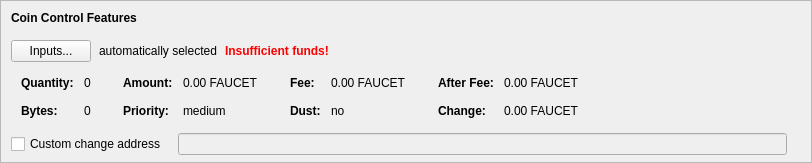
    <widget class="QFrame" name="frameCoinControl">
     <property name="sizePolicy">
      <sizepolicy hsizetype="Expanding" vsizetype="Expanding">
       <horstretch>0</horstretch>
       <verstretch>0</verstretch>
      </sizepolicy>
     </property>
     <property name="maximumSize">
      <size>
       <width>16777215</width>
       <height>16777215</height>
      </size>
     </property>
     <property name="frameShape">
      <enum>QFrame::StyledPanel</enum>
     </property>
     <property name="frameShadow">
      <enum>QFrame::Sunken</enum>
     </property>
     <layout class="QVBoxLayout" name="verticalLayoutCoinControl2">
      <property name="spacing">
       <number>0</number>
      </property>
      <property name="leftMargin">
       <number>0</number>
      </property>
      <property name="topMargin">
       <number>0</number>
      </property>
      <property name="rightMargin">
       <number>0</number>
      </property>
      <property name="bottomMargin">
       <number>6</number>
      </property>
      <item>
       <layout class="QVBoxLayout" name="verticalLayoutCoinControl" stretch="0,0,0,0,1">
        <property name="spacing">
         <number>0</number>
        </property>
        <property name="leftMargin">
         <number>10</number>
        </property>
        <property name="topMargin">
         <number>10</number>
        </property>
        <item>
         <layout class="QHBoxLayout" name="horizontalLayoutCoinControl1">
          <property name="bottomMargin">
           <number>15</number>
          </property>
          <item>
           <widget class="QLabel" name="labelCoinControlFeatures">
            <property name="sizePolicy">
             <sizepolicy hsizetype="Preferred" vsizetype="Maximum">
              <horstretch>0</horstretch>
              <verstretch>0</verstretch>
             </sizepolicy>
            </property>
            <property name="font">
             <font>
              <weight>75</weight>
              <bold>true</bold>
             </font>
            </property>
            <property name="styleSheet">
             <string notr="true">font-weight:bold;</string>
            </property>
            <property name="text">
             <string>Coin Control Features</string>
            </property>
           </widget>
          </item>
         </layout>
        </item>
        <item>
         <layout class="QHBoxLayout" name="horizontalLayoutCoinControl2" stretch="0,0,0,0">
          <property name="spacing">
           <number>8</number>
          </property>
          <property name="bottomMargin">
           <number>10</number>
          </property>
          <item>
           <widget class="QPushButton" name="pushButtonCoinControl">
            <property name="styleSheet">
             <string notr="true"/>
            </property>
            <property name="text">
             <string>Inputs...</string>
            </property>
            <property name="autoDefault">
             <bool>false</bool>
            </property>
           </widget>
          </item>
          <item>
           <widget class="QLabel" name="labelCoinControlAutomaticallySelected">
            <property name="text">
             <string>automatically selected</string>
            </property>
            <property name="margin">
             <number>5</number>
            </property>
           </widget>
          </item>
          <item>
           <widget class="QLabel" name="labelCoinControlInsuffFunds">
            <property name="font">
             <font>
              <weight>75</weight>
              <bold>true</bold>
             </font>
            </property>
            <property name="styleSheet">
             <string notr="true">color:red;font-weight:bold;</string>
            </property>
            <property name="text">
             <string>Insufficient funds!</string>
            </property>
            <property name="margin">
             <number>5</number>
            </property>
           </widget>
          </item>
          <item>
           <spacer name="horizontalSpacerCoinControl">
            <property name="orientation">
             <enum>Qt::Horizontal</enum>
            </property>
            <property name="sizeHint" stdset="0">
             <size>
              <width>40</width>
              <height>1</height>
             </size>
            </property>
           </spacer>
          </item>
         </layout>
        </item>
        <item>
         <widget class="QWidget" name="widgetCoinControl" native="true">
          <property name="sizePolicy">
           <sizepolicy hsizetype="Preferred" vsizetype="Preferred">
            <horstretch>0</horstretch>
            <verstretch>0</verstretch>
           </sizepolicy>
          </property>
          <property name="minimumSize">
           <size>
            <width>0</width>
            <height>0</height>
           </size>
          </property>
          <property name="styleSheet">
           <string notr="true"/>
          </property>
          <layout class="QHBoxLayout" name="horizontalLayoutCoinControl5">
           <property name="leftMargin">
            <number>0</number>
           </property>
           <property name="topMargin">
            <number>0</number>
           </property>
           <property name="rightMargin">
            <number>0</number>
           </property>
           <property name="bottomMargin">
            <number>0</number>
           </property>
           <item>
            <layout class="QHBoxLayout" name="horizontalLayoutCoinControl3" stretch="0,0,0,1">
             <property name="spacing">
              <number>20</number>
             </property>
             <property name="topMargin">
              <number>0</number>
             </property>
             <property name="bottomMargin">
              <number>10</number>
             </property>
             <item>
              <layout class="QFormLayout" name="formLayoutCoinControl1">
               <property name="horizontalSpacing">
                <number>10</number>
               </property>
               <property name="verticalSpacing">
                <number>14</number>
               </property>
               <property name="leftMargin">
                <number>10</number>
               </property>
               <property name="topMargin">
                <number>4</number>
               </property>
               <property name="rightMargin">
                <number>6</number>
               </property>
               <item row="0" column="0">
                <widget class="QLabel" name="labelCoinControlQuantityText">
                 <property name="font">
                  <font>
                   <weight>75</weight>
                   <bold>true</bold>
                  </font>
                 </property>
                 <property name="text">
                  <string>Quantity:</string>
                 </property>
                 <property name="margin">
                  <number>0</number>
                 </property>
                </widget>
               </item>
               <item row="0" column="1">
                <widget class="QLabel" name="labelCoinControlQuantity">
                 <property name="cursor">
                  <cursorShape>IBeamCursor</cursorShape>
                 </property>
                 <property name="contextMenuPolicy">
                  <enum>Qt::ActionsContextMenu</enum>
                 </property>
                 <property name="text">
                  <string notr="true">0</string>
                 </property>
                 <property name="margin">
                  <number>0</number>
                 </property>
                 <property name="textInteractionFlags">
                  <set>Qt::LinksAccessibleByMouse|Qt::TextSelectableByKeyboard|Qt::TextSelectableByMouse</set>
                 </property>
                </widget>
               </item>
               <item row="1" column="0">
                <widget class="QLabel" name="labelCoinControlBytesText">
                 <property name="font">
                  <font>
                   <weight>75</weight>
                   <bold>true</bold>
                  </font>
                 </property>
                 <property name="text">
                  <string>Bytes:</string>
                 </property>
                </widget>
               </item>
               <item row="1" column="1">
                <widget class="QLabel" name="labelCoinControlBytes">
                 <property name="cursor">
                  <cursorShape>IBeamCursor</cursorShape>
                 </property>
                 <property name="contextMenuPolicy">
                  <enum>Qt::ActionsContextMenu</enum>
                 </property>
                 <property name="text">
                  <string notr="true">0</string>
                 </property>
                 <property name="textInteractionFlags">
                  <set>Qt::LinksAccessibleByMouse|Qt::TextSelectableByKeyboard|Qt::TextSelectableByMouse</set>
                 </property>
                </widget>
               </item>
              </layout>
             </item>
             <item>
              <layout class="QFormLayout" name="formLayoutCoinControl2">
               <property name="horizontalSpacing">
                <number>10</number>
               </property>
               <property name="verticalSpacing">
                <number>14</number>
               </property>
               <property name="leftMargin">
                <number>6</number>
               </property>
               <property name="topMargin">
                <number>4</number>
               </property>
               <property name="rightMargin">
                <number>6</number>
               </property>
               <item row="0" column="0">
                <widget class="QLabel" name="labelCoinControlAmountText">
                 <property name="font">
                  <font>
                   <weight>75</weight>
                   <bold>true</bold>
                  </font>
                 </property>
                 <property name="text">
                  <string>Amount:</string>
                 </property>
                 <property name="margin">
                  <number>0</number>
                 </property>
                </widget>
               </item>
               <item row="0" column="1">
                <widget class="QLabel" name="labelCoinControlAmount">
                 <property name="cursor">
                  <cursorShape>IBeamCursor</cursorShape>
                 </property>
                 <property name="contextMenuPolicy">
                  <enum>Qt::ActionsContextMenu</enum>
                 </property>
                 <property name="text">
                  <string notr="true">0.00 FAUCET</string>
                 </property>
                 <property name="textInteractionFlags">
                  <set>Qt::LinksAccessibleByMouse|Qt::TextSelectableByKeyboard|Qt::TextSelectableByMouse</set>
                 </property>
                </widget>
               </item>
               <item row="1" column="0">
                <widget class="QLabel" name="labelCoinControlPriorityText">
                 <property name="font">
                  <font>
                   <weight>75</weight>
                   <bold>true</bold>
                  </font>
                 </property>
                 <property name="text">
                  <string>Priority:</string>
                 </property>
                </widget>
               </item>
               <item row="1" column="1">
                <widget class="QLabel" name="labelCoinControlPriority">
                 <property name="cursor">
                  <cursorShape>IBeamCursor</cursorShape>
                 </property>
                 <property name="contextMenuPolicy">
                  <enum>Qt::ActionsContextMenu</enum>
                 </property>
                 <property name="text">
                  <string notr="true">medium</string>
                 </property>
                 <property name="textInteractionFlags">
                  <set>Qt::LinksAccessibleByMouse|Qt::TextSelectableByKeyboard|Qt::TextSelectableByMouse</set>
                 </property>
                </widget>
               </item>
              </layout>
             </item>
             <item>
              <layout class="QFormLayout" name="formLayoutCoinControl3">
               <property name="horizontalSpacing">
                <number>10</number>
               </property>
               <property name="verticalSpacing">
                <number>14</number>
               </property>
               <property name="leftMargin">
                <number>6</number>
               </property>
               <property name="topMargin">
                <number>4</number>
               </property>
               <property name="rightMargin">
                <number>6</number>
               </property>
               <item row="0" column="0">
                <widget class="QLabel" name="labelCoinControlFeeText">
                 <property name="font">
                  <font>
                   <weight>75</weight>
                   <bold>true</bold>
                  </font>
                 </property>
                 <property name="text">
                  <string>Fee:</string>
                 </property>
                 <property name="margin">
                  <number>0</number>
                 </property>
                </widget>
               </item>
               <item row="0" column="1">
                <widget class="QLabel" name="labelCoinControlFee">
                 <property name="cursor">
                  <cursorShape>IBeamCursor</cursorShape>
                 </property>
                 <property name="contextMenuPolicy">
                  <enum>Qt::ActionsContextMenu</enum>
                 </property>
                 <property name="text">
                  <string notr="true">0.00 FAUCET</string>
                 </property>
                 <property name="textInteractionFlags">
                  <set>Qt::LinksAccessibleByMouse|Qt::TextSelectableByKeyboard|Qt::TextSelectableByMouse</set>
                 </property>
                </widget>
               </item>
               <item row="1" column="0">
                <widget class="QLabel" name="labelCoinControlLowOutputText">
                 <property name="font">
                  <font>
                   <weight>75</weight>
                   <bold>true</bold>
                  </font>
                 </property>
                 <property name="text">
                  <string>Dust:</string>
                 </property>
                </widget>
               </item>
               <item row="1" column="1">
                <widget class="QLabel" name="labelCoinControlLowOutput">
                 <property name="cursor">
                  <cursorShape>IBeamCursor</cursorShape>
                 </property>
                 <property name="contextMenuPolicy">
                  <enum>Qt::ActionsContextMenu</enum>
                 </property>
                 <property name="text">
                  <string notr="true">no</string>
                 </property>
                 <property name="textInteractionFlags">
                  <set>Qt::LinksAccessibleByMouse|Qt::TextSelectableByKeyboard|Qt::TextSelectableByMouse</set>
                 </property>
                </widget>
               </item>
              </layout>
             </item>
             <item>
              <layout class="QFormLayout" name="formLayoutCoinControl4">
               <property name="horizontalSpacing">
                <number>10</number>
               </property>
               <property name="verticalSpacing">
                <number>14</number>
               </property>
               <property name="leftMargin">
                <number>6</number>
               </property>
               <property name="topMargin">
                <number>4</number>
               </property>
               <property name="rightMargin">
                <number>6</number>
               </property>
               <item row="0" column="0">
                <widget class="QLabel" name="labelCoinControlAfterFeeText">
                 <property name="font">
                  <font>
                   <weight>75</weight>
                   <bold>true</bold>
                  </font>
                 </property>
                 <property name="text">
                  <string>After Fee:</string>
                 </property>
                 <property name="margin">
                  <number>0</number>
                 </property>
                </widget>
               </item>
               <item row="0" column="1">
                <widget class="QLabel" name="labelCoinControlAfterFee">
                 <property name="cursor">
                  <cursorShape>IBeamCursor</cursorShape>
                 </property>
                 <property name="contextMenuPolicy">
                  <enum>Qt::ActionsContextMenu</enum>
                 </property>
                 <property name="text">
                  <string notr="true">0.00 FAUCET</string>
                 </property>
                 <property name="textInteractionFlags">
                  <set>Qt::LinksAccessibleByMouse|Qt::TextSelectableByKeyboard|Qt::TextSelectableByMouse</set>
                 </property>
                </widget>
               </item>
               <item row="1" column="0">
                <widget class="QLabel" name="labelCoinControlChangeText">
                 <property name="font">
                  <font>
                   <weight>75</weight>
                   <bold>true</bold>
                  </font>
                 </property>
                 <property name="text">
                  <string>Change:</string>
                 </property>
                </widget>
               </item>
               <item row="1" column="1">
                <widget class="QLabel" name="labelCoinControlChange">
                 <property name="cursor">
                  <cursorShape>IBeamCursor</cursorShape>
                 </property>
                 <property name="contextMenuPolicy">
                  <enum>Qt::ActionsContextMenu</enum>
                 </property>
                 <property name="text">
                  <string notr="true">0.00 FAUCET</string>
                 </property>
                 <property name="textInteractionFlags">
                  <set>Qt::LinksAccessibleByMouse|Qt::TextSelectableByKeyboard|Qt::TextSelectableByMouse</set>
                 </property>
                </widget>
               </item>
              </layout>
             </item>
            </layout>
           </item>
          </layout>
         </widget>
        </item>
        <item>
         <layout class="QHBoxLayout" name="horizontalLayoutCoinControl4" stretch="0,0,0">
          <property name="spacing">
           <number>12</number>
          </property>
          <property name="sizeConstraint">
           <enum>QLayout::SetDefaultConstraint</enum>
          </property>
          <property name="topMargin">
           <number>5</number>
          </property>
          <property name="rightMargin">
           <number>5</number>
          </property>
          <item>
           <widget class="QCheckBox" name="checkBoxCoinControlChange">
            <property name="toolTip">
             <string>If this is activated, but the change address is empty or invalid, change will be sent to a newly generated address.</string>
            </property>
            <property name="text">
             <string>Custom change address</string>
            </property>
           </widget>
          </item>
          <item>
           <widget class="QValidatedLineEdit" name="lineEditCoinControlChange">
            <property name="enabled">
             <bool>false</bool>
            </property>
            <property name="sizePolicy">
             <sizepolicy hsizetype="Expanding" vsizetype="Fixed">
              <horstretch>0</horstretch>
              <verstretch>0</verstretch>
             </sizepolicy>
            </property>
           </widget>
          </item>
          <item>
           <widget class="QLabel" name="labelCoinControlChangeLabel">
            <property name="sizePolicy">
             <sizepolicy hsizetype="Preferred" vsizetype="Expanding">
              <horstretch>0</horstretch>
              <verstretch>0</verstretch>
             </sizepolicy>
            </property>
            <property name="minimumSize">
             <size>
              <width>0</width>
              <height>0</height>
             </size>
            </property>
            <property name="text">
             <string/>
            </property>
            <property name="margin">
             <number>3</number>
            </property>
           </widget>
          </item>
         </layout>
        </item>
        <item>
         <spacer name="verticalSpacerCoinControl">
          <property name="orientation">
           <enum>Qt::Vertical</enum>
          </property>
          <property name="sizeHint" stdset="0">
           <size>
            <width>800</width>
            <height>1</height>
           </size>
          </property>
         </spacer>
        </item>
       </layout>
      </item>
     </layout>
    </widget>
